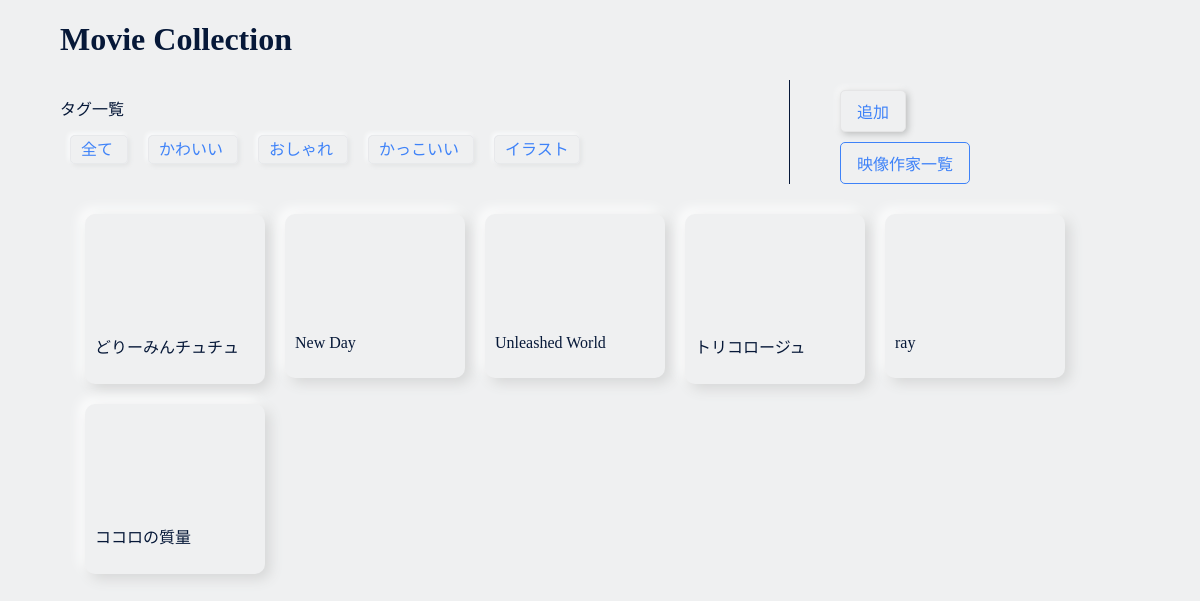
Before: / with the older database file.
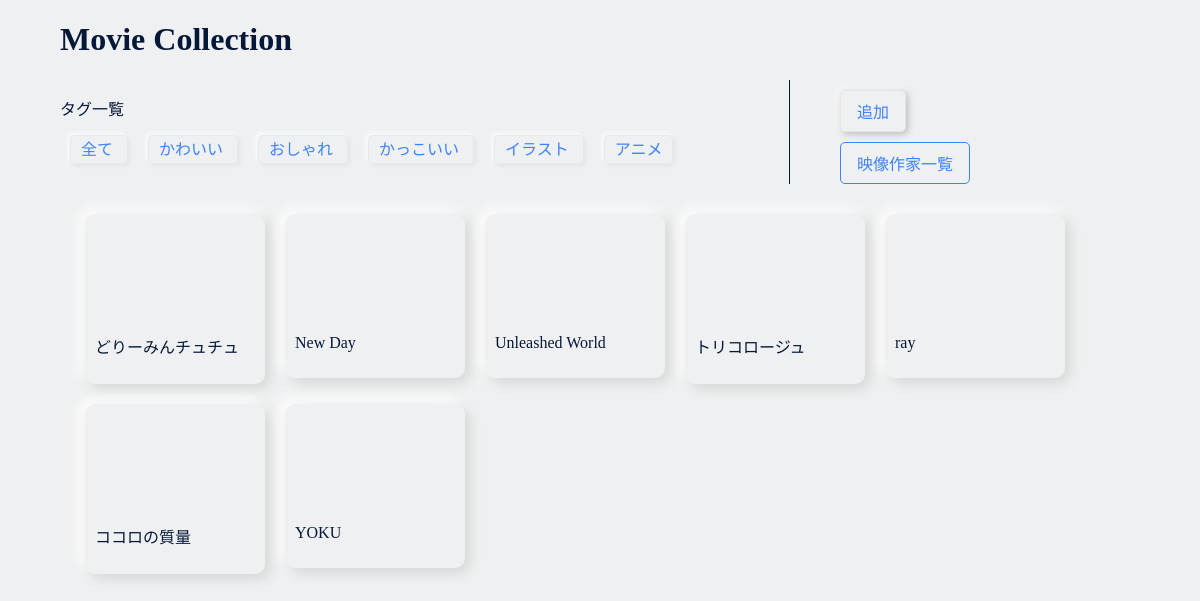
After: the same page with the newer database file.
### collection/models.py (models this page shows, shortened)
class collection(models.Model):
    title = models.CharField(max_length=200)
    link = models.TextField(null=True, blank=True)
    creator = models.CharField(max_length=100, null=True, blank=True)
    discription = models.TextField(null=True, blank=True)
    tags = TaggableManager(blank=True)

### collection/views.py (the view)
# urls.py: path('', views.index, name='index'),
def index(requested):
    collections = collection.objects.order_by('id')
    taglist = Tag.objects.all()
    context = {
        'movie_list':collections,
        'taglist':taglist,
    }
    return render(requested, 'collection/index.html', context)

### collection/templates/collection/index.html (shortened to what this page needs)
{% extends 'collection/base.html' %}
{% load static %}
{% block header %}
<link rel="stylesheet" href="{% static 'css/list.css' %}" type="text/css">
{% endblock header %}
{% block content %}
<header class="header">
    <h1>Movie Collection</h1>
    {% if taglist %}
    <div class="taglist">
        <p>タグ一覧</p>
        <ul>
            <li class="taglist">
                <a class="taglist" href={% url 'index' %}>
                    全て
            </li>
            {% for tag in taglist %}
            <li class="taglist">
                <a class="taglist" href={% url 'taglist' tag.name %}>
                    {{ tag.name }}
                </a>
            </li>
            {% endfor %}
        </ul>
    </div>
    {% endif %}
    <div class="headerR">
        <div class="button">
            <a href="{% url 'add' %}">
                <button>追加</button>
            </a>
        </div>
        <a href="{% url 'creators' %}">
            <div class="CreatorsLink">
                <p class="CreatorsLink">映像作家一覧</p>
            </div>
        </a>
    </div>
</header>
{% if movie_list %}
<div class="MovieList">
    {% for movie in movie_list %}
    <a href="{% url 'detail' movie.id %}">
        <div class="MovieCard">
            {{ movie.link|safe }}
            <p>{{ movie.title }}</p>
        </div>
    </a>
    {% endfor %}
</div>
{% else %}
<p>No movies are available.</p>
{% endif %}
{% endblock content %}

Changed rows visible on the page:
added Tag: name "アニメ"
added collection: title "YOKU"
